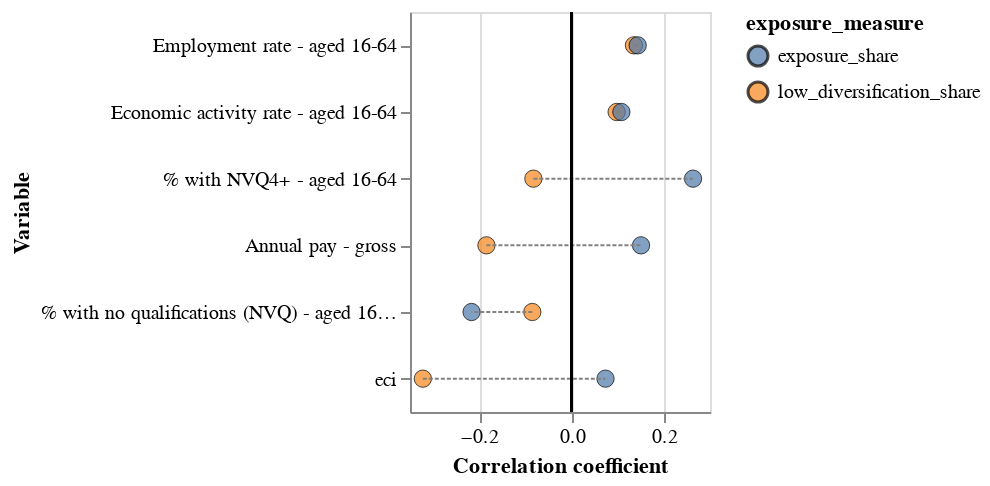

This figure's notebook cell:
### Code cell
all_vars_df_wide = pd.concat([make_geo_average(x) for x in [div,exp,cl,secondary]],axis=1)

all_vars_df_corr = all_vars_df_wide.corr()

exp_div_corr = (all_vars_df_corr[['low_diversification_share','exposure_share']]
                .drop(
                    index=['cl_count','cl_count_norm','low_diversification_share','exposure_share',
                           'smd_high_deprivation_share','% with other qualifications (NVQ) - aged 16-64'])
                .reset_index(drop=False)
                .melt(id_vars='variable',var_name='exposure_measure')
               )
exp_div_corr['v'] =0

base = alt.Chart(exp_div_corr).properties(width=150,height=200)


out = (base
       .mark_point(filled=True,size=75,stroke='black',strokeWidth=0.5)
       .encode(y=alt.Y('variable',title='Variable',
                       sort=alt.EncodingSortField('value',op='min',order='descending')),
              x='value',
              color=alt.Color('exposure_measure',
                              #scale=alt.Scale(scheme='spectral'))
                             )))
out_lines = (base
       .mark_line(stroke='grey',strokeWidth=1,strokeDash=[2,1])
       .encode(y=alt.Y('variable',title='Variable',
                       sort=alt.EncodingSortField('value',op='min',order='descending')),
              x='value',
              #color='exposure_measure',
              detail='variable')
      )

vline = (base
        .mark_rule()
        .encode(x=alt.X('v',title='Correlation coefficient')))

ch = (out+out_lines+vline)

ch

### Figure 1 — Vega-Lite specification as saved in the notebook (floating-point values rounded to 4 significant figures)
{"config": {"view": {"continuousWidth": 400, "continuousHeight": 300}}, "layer": [{"mark": {"type": "point", "filled": true, "size": 75, "stroke": "black", "strokeWidth": 0.5}, "encoding": {"color": {"type": "nominal", "field": "exposure_measure"}, "x": {"type": "quantitative", "field": "value"}, "y": {"type": "nominal", "field": "variable", "sort": {"field": "value", "op": "min", "order": "descending"}, "title": "Variable"}}, "height": 200, "width": 150}, {"mark": {"type": "line", "stroke": "grey", "strokeDash": [2, 1], "strokeWidth": 1}, "encoding": {"detail": {"type": "nominal", "field": "variable"}, "x": {"type": "quantitative", "field": "value"}, "y": {"type": "nominal", "field": "variable", "sort": {"field": "value", "op": "min", "order": "descending"}, "title": "Variable"}}, "height": 200, "width": 150}, {"mark": "rule", "encoding": {"x": {"type": "quantitative", "field": "v", "title": "Correlation coefficient"}}, "height": 200, "width": 150}], "data": {"name": "data-4e02252fe414342e064d79d65ae195d8"}, "$schema": "https://vega.github.io/schema/vega-lite/v4.8.1.json", "datasets": {"data-4e02252fe414342e064d79d65ae195d8": [{"variable": "% with NVQ4+ - aged 16-64", "exposure_measure": "low_diversification_share", "value": -0.08263, "v": 0}, {"variable": "% with no qualifications (NVQ) - aged 16-64", "exposure_measure": "low_diversification_share", "value": -0.08503, "v": 0}, {"variable": "Annual pay - gross", "exposure_measure": "low_diversification_share", "value": -0.1844, "v": 0}, {"variable": "Economic activity rate - aged 16-64", "exposure_measure": "low_diversification_share", "value": 0.09767, "v": 0}, {"variable": "Employment rate - aged 16-64", "exposure_measure": "low_diversification_share", "value": 0.1352, "v": 0}, {"variable": "eci", "exposure_measure": "low_diversification_share", "value": -0.3221, "v": 0}, {"variable": "% with NVQ4+ - aged 16-64", "exposure_measure": "exposure_share", "value": 0.2632, "v": 0}, {"variable": "% with no qualifications (NVQ) - aged 16-64", "exposure_measure": "exposure_share", "value": -0.2166, "v": 0}, {"variable": "Annual pay - gross", "exposure_measure": "exposure_share", "value": 0.1506, "v": 0}, {"variable": "Economic activity rate - aged 16-64", "exposure_measure": "exposure_share", "value": 0.108, "v": 0}, {"variable": "Employment rate - aged 16-64", "exposure_measure": "exposure_share", "value": 0.1433, "v": 0}, {"variable": "eci", "exposure_measure": "exposure_share", "value": 0.0736, "v": 0}]}}
